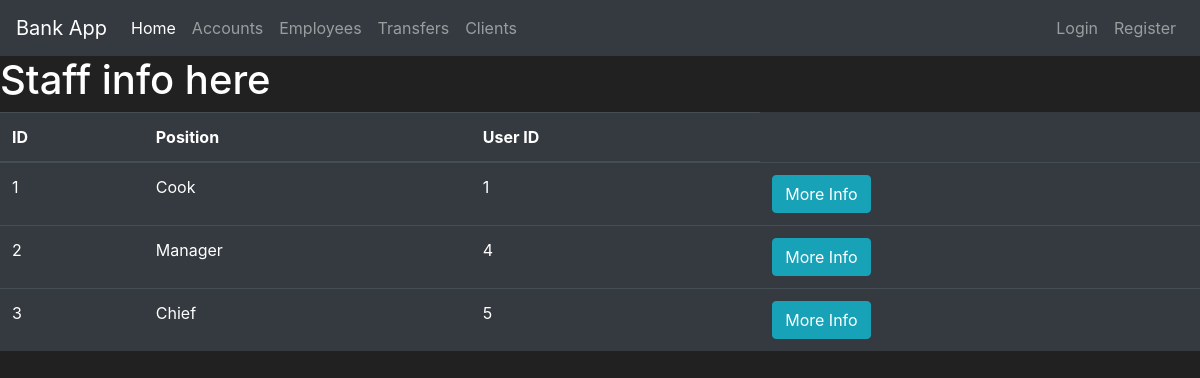
The page /employees on the database its author committed.
### bank/models.py (models this page shows, shortened)
class Employee(db.Model):
    id = db.Column(db.Integer(), primary_key=True)
    position = db.Column(db.String(60), nullable=False)
    user_id = db.Column(db.Integer, db.ForeignKey(User.id))

### bank/routes.py (the view)
@app.route("/employees")
def employees_page():
    employees = Employee.query.all()
    return render_template('employees.html', employees=employees)

### bank/templates/employees.html (shortened to what this page needs)
{% extends "layout.html" %}
{% block body %}
    <h1>Staff info here</h1>
    <table class="table table-hover table-dark">
        <thead>
        <tr>
            <th scope="col">ID</th>
            <th scope="col">Position</th>
            <th scope="col">User ID</th>
        </tr>
        </thead>
        <tbody>
        {% for employee in employees %}
            <tr>
                <td>{{ employee.id }}</td>
                <td>{{ employee.position }}</td>
                <td>{{ employee.user_id }}</td>
                <td>
                    <button class="btn btn-outline btn-info">More Info</button>
                </td>
            </tr>
        {% endfor %}
        </tbody>
    </table>
{% endblock %}

### bank/templates/layout.html (style rules this page uses)
body { background-color: #212121; color: white }

### rows shown on the page
Employee: id "1", position "Cook", user_id "1"
Employee: id "2", position "Manager", user_id "4"
Employee: id "3", position "Chief", user_id "5"
